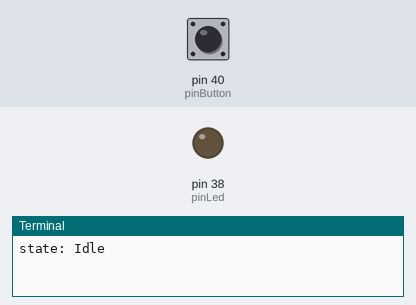
A program run on a simulated Raspberry Pi (header pin numbers). Parts: output pins drawn as LEDs (lit = HIGH), the last lines printed to the terminal. Inputs (shaded band) come from the test bench; at power-on: pin 40 (pinButton) LOW. The clock reads 2024-03-15 10:24:30 at power-on unless the program sets it.

Above: at 1.2 s.
1.3 s: pin 40 (pinButton) pulled HIGH for 0.15 s
At 3.5 s:
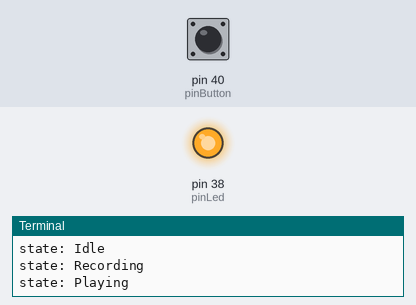
4.4 s: pin 40 (pinButton) pulled HIGH for 3.2 s
At 11.9 s:
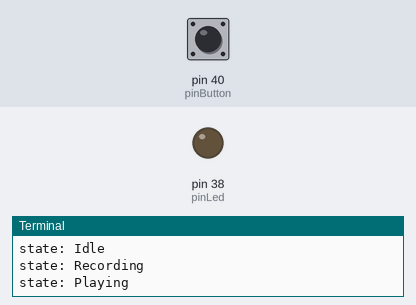
Timing chart, 0 to 13.4 s (numbered marks = the images above; inputs shaded):
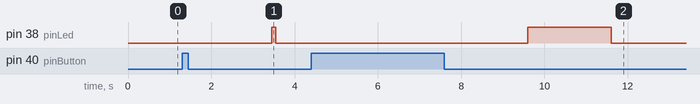

Measured:
- after the input at 1.3 s, pin 38 (pinLed): LOW → HIGH after 2.2 s, → LOW 0.10 s later
- after the input at 4.4 s, pin 38 (pinLed): LOW → HIGH after 5.2 s, → LOW 2.0 s later

The program:

03_sequence_recorder_GOIP_resistor.py
```python
from time import time, sleep
import RPi.GPIO as GPIO

delay = .05
waitForPlay = 2
pinButton = 40
pinLed = 38
state = "Idle"
sequenceRecord = []
sequenceIndex = 0
lastPulseAt = 0
buttonPressed = 1

GPIO.setmode(GPIO.BOARD)
GPIO.setup(pinButton, GPIO.IN, pull_up_down=GPIO.PUD_DOWN)
GPIO.setup(pinLed, GPIO.OUT)

def setState(value):
  global state
  state = value
  print(f"state: {state}")

setState("Idle")


try:
  while True:
    buttonValue = GPIO.input(pinButton)
    # print(buttonValue)

    if state == "Idle":
      if buttonValue == buttonPressed:
        lastPulseAt = time()
        setState("Recording")

    elif state == "Recording":
      sequenceRecord.append(buttonValue)
      # print(sequenceRecord)
      if buttonValue == buttonPressed:
        lastPulseAt = time()
      else:
        if lastPulseAt + waitForPlay < time():
          setState("Playing")

    elif state == "Playing":
      GPIO.output(pinLed, sequenceRecord[sequenceIndex])
      sequenceIndex += 1
      if sequenceIndex >= len(sequenceRecord):
        sequenceRecord = []
        sequenceIndex = 0
        setState("Idle")

    sleep(delay)
except KeyboardInterrupt:
  GPIO.cleanup()
  print("bye!")
```
